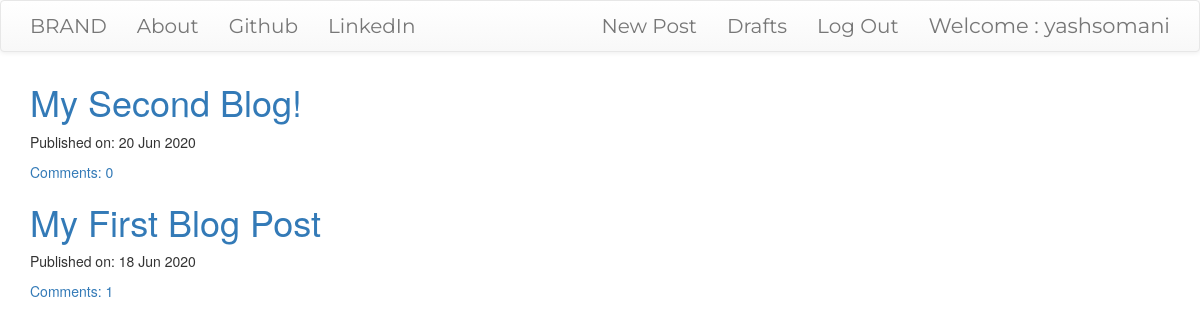
The app's page / (signed in) with its own data.
### myblog/models.py (models this page shows, shortened)
class Post(models.Model):
    author = models.ForeignKey('auth.User',on_delete=models.CASCADE)
    title = models.CharField(max_length=200)
    text = models.CharField(max_length=200)
    create_date = models.DateTimeField(default=timezone.now)
    published_date = models.DateTimeField(blank=True,null=True)
    def approve_comments(self):
        return self.comments.filter(approved_comment=True)

### myblog/views.py (the view)
# urls.py: url(r'^$',views.PostListView.as_view(),name='post_list'),
class PostListView(ListView):
    model = Post
    def get_queryset(self):
        return Post.objects.filter(published_date__lte=timezone.now()).order_by('-published_date')

### myblog/templates/myblog/post_list.html
{% extends 'myblog/base.html' %}
{% block content%}
<div class="centerstage">
    {% for post in post_list %}
        <div class="Post">
            <h1><a href="{%url 'post_detail' pk=post.pk%}">{{post.title}}</a></h1>
            <div class="date">
                <p>Published on: {{post.published_date | date:"d M Y"}}</p>
            </div>
            <a href="{%url 'post_detail' pk=post.pk%}">Comments: {{post.approve_comments.count}}</a>
        </div>
    {% endfor %}
</div>
{% endblock %}

### myblog/templates/myblog/base.html (shortened to what this page needs)
<!DOCTYPE html>
{% load static %}
<html lang="en">
<head>
    <link rel="stylesheet" href="https://maxcdn.bootstrapcdn.com/bootstrap/3.3.7/css/bootstrap.min.css">
<link rel="stylesheet" href="https://maxcdn.bootstrapcdn.com/bootstrap/3.3.7/css/bootstrap-theme.min.css">
    <link rel="stylesheet" href="//cdn.jsdelivr.net/npm/medium-editor@latest/dist/css/medium-editor.min.css" type="text/css" media="screen" charset="utf-8">
    <link rel="stylesheet" href="{% static 'css/blog.css' %}">
</head>
<body>
    <nav class="navbar navbar-default techfont custom-navbar">
        <div class="container">
            <ul class="nav navbar-nav">
            <li><a class='navbar-brand bigbrand underlined' href="{% url 'post_list'%}">BRAND</a></li>
            <li><a class="underlined" href="{% url 'about'%}">About</a></li>
            <li><a class="underlined" href="https://www.github.com/yash270998/">Github</a></li>
            <li><a class="underlined" href="https://www.linkedin.com/in/yashmsomani/">LinkedIn</a></li>
            </ul>
            <ul class="nav navbar-nav navbar-right">
                {% if user.is_authenticated %}
                <li><a class="underlined" href="{% url 'post_new' %}">New Post</a></li>
                <li><a class="underlined" href="{% url 'post_draft_list' %}">Drafts</a></li>
                <li><a class="underlined" href="{% url 'logout' %}">Log Out</a></li>
                <li><a>Welcome : {{user.username}}</a></li>
                {% else %}
                <li><a class='nav navbar-right' href="{% url 'login' %}"><span class='glyphicon glyphicon-user'></span></a></li>
                {% endif %}
            </ul>
        </div>
    </nav>
    <div class="content container">
        <div class="row">
            <div class="col-md-8">
                <div class='blog_posts'>
                    {% block content%}
                    {% endblock %}
                </div>
            </div>
        </div>
    </div>
</body>
</html>

### myblog/static/css/blog.css (style rules this page uses)
.techfont { font-family: 'Montserrat', sans-serif; font-size: 1.5em; margin-bottom: 10px; }
.bigbrand { font-size: 1.5em; }
.centerstage { margin-left: auto; margin-right: auto; }
.underlined { color: black; font-size: 20px; background-image: linear-gradient(to right, rgb(44, 176, 224), rgb(25, 79, 139)); background-size: 0 5%; background-position: 0 2.2em; background-repeat: no-repeat; transition: background 1s; }

### records on screen
Post: title "My Second Blog!", published_date "20 Jun 2020", approve_comments.count "0"
Post: title "My First Blog Post", published_date "18 Jun 2020", approve_comments.count "1"

### other values on screen
{{ user.username }} "yashsomani"
